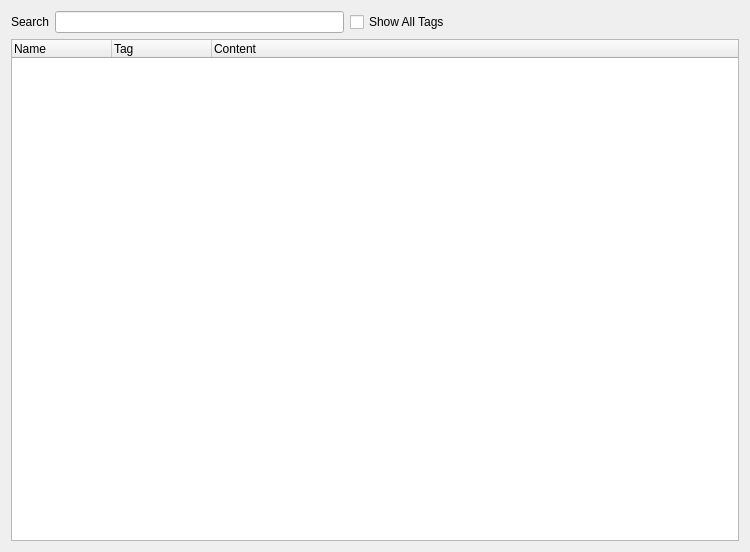
<?xml version="1.0" encoding="UTF-8"?>
<ui version="4.0">
 <class>udg::QDICOMDumpBrowserBase</class>
 <widget class="QDialog" name="udg::QDICOMDumpBrowserBase">
  <property name="geometry">
   <rect>
    <x>0</x>
    <y>0</y>
    <width>750</width>
    <height>552</height>
   </rect>
  </property>
  <property name="sizePolicy">
   <sizepolicy hsizetype="Preferred" vsizetype="MinimumExpanding">
    <horstretch>0</horstretch>
    <verstretch>0</verstretch>
   </sizepolicy>
  </property>
  <property name="minimumSize">
   <size>
    <width>750</width>
    <height>0</height>
   </size>
  </property>
  <property name="maximumSize">
   <size>
    <width>16777215</width>
    <height>16777215</height>
   </size>
  </property>
  <property name="windowTitle">
   <string>DICOM Data</string>
  </property>
  <property name="windowIcon">
   <iconset resource="../main/main.qrc">
    <normaloff>:/images/dicomDump.png</normaloff>:/images/dicomDump.png</iconset>
  </property>
  <layout class="QGridLayout" name="gridLayout">
   <item row="0" column="0">
    <layout class="QHBoxLayout" name="horizontalLayout">
     <item>
      <widget class="QLabel" name="m_searchTagLabel">
       <property name="text">
        <string>Search</string>
       </property>
      </widget>
     </item>
     <item>
      <widget class="QLineEdit" name="m_searchTagLineEdit"/>
     </item>
     <item>
      <widget class="QCheckBox" name="m_showAllTagsCheckBox">
       <property name="text">
        <string>Show All Tags</string>
       </property>
      </widget>
     </item>
     <item>
      <spacer name="horizontalSpacer">
       <property name="orientation">
        <enum>Qt::Horizontal</enum>
       </property>
       <property name="sizeHint" stdset="0">
        <size>
         <width>40</width>
         <height>20</height>
        </size>
       </property>
      </spacer>
     </item>
    </layout>
   </item>
   <item row="1" column="0">
    <widget class="QTreeWidget" name="m_tagsListQTree">
     <property name="alternatingRowColors">
      <bool>true</bool>
     </property>
     <property name="animated">
      <bool>false</bool>
     </property>
     <property name="columnCount">
      <number>3</number>
     </property>
     <column>
      <property name="text">
       <string notr="true">Name</string>
      </property>
     </column>
     <column>
      <property name="text">
       <string notr="true">Tag</string>
      </property>
     </column>
     <column>
      <property name="text">
       <string notr="true">Content</string>
      </property>
     </column>
    </widget>
   </item>
  </layout>
 </widget>
 <resources>
  <include location="../main/main.qrc"/>
  <include location="../main/main.qrc"/>
 </resources>
 <connections/>
</ui>
